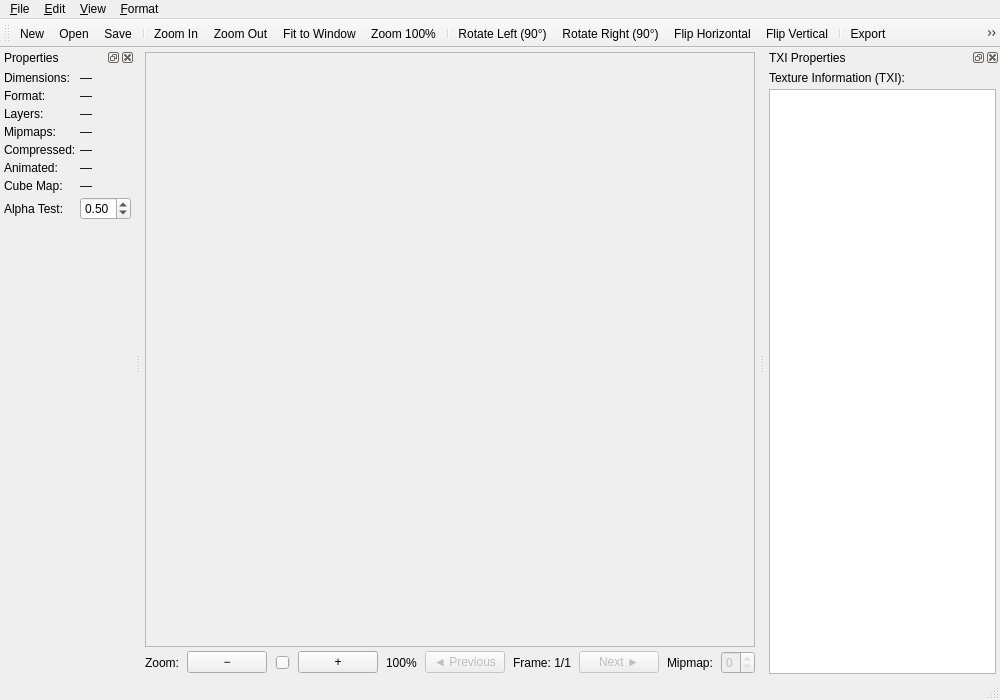
<?xml version='1.0' encoding='UTF-8'?>
<ui version="4.0">
 <class>MainWindow</class>
 <widget class="QMainWindow" name="MainWindow">
  <property name="geometry">
   <rect>
    <x>0</x>
    <y>0</y>
    <width>1000</width>
    <height>700</height>
   </rect>
  </property>
  <property name="windowTitle">
   <string>TPC Texture Editor</string>
  </property>
  <widget class="QWidget" name="centralwidget">
   <layout class="QVBoxLayout" name="mainLayout">
    <property name="spacing">
     <number>4</number>
    </property>
    <property name="leftMargin">
     <number>4</number>
    </property>
    <property name="topMargin">
     <number>4</number>
    </property>
    <property name="rightMargin">
     <number>4</number>
    </property>
    <property name="bottomMargin">
     <number>4</number>
    </property>
    <item>
     <widget class="QScrollArea" name="textureScrollArea">
      <property name="widgetResizable">
       <bool>true</bool>
      </property>
      <property name="alignment">
       <set>Qt::AlignCenter</set>
      </property>
      <widget class="QWidget" name="scrollAreaWidgetContents">
       <property name="geometry">
        <rect>
         <x>0</x>
         <y>0</y>
         <width>98</width>
         <height>27</height>
        </rect>
       </property>
       <layout class="QVBoxLayout" name="scrollAreaLayout">
        <property name="spacing">
         <number>0</number>
        </property>
        <property name="leftMargin">
         <number>0</number>
        </property>
        <property name="topMargin">
         <number>0</number>
        </property>
        <property name="rightMargin">
         <number>0</number>
        </property>
        <property name="bottomMargin">
         <number>0</number>
        </property>
        <item>
         <widget class="QLabel" name="textureLabel">
          <property name="text">
           <string />
          </property>
          <property name="alignment">
           <set>Qt::AlignCenter</set>
          </property>
          <property name="scaledContents">
           <bool>false</bool>
          </property>
         </widget>
        </item>
       </layout>
      </widget>
     </widget>
    </item>
    <item>
     <widget class="QWidget" name="controlsWidget">
      <property name="maximumHeight">
       <number>60</number>
      </property>
      <layout class="QHBoxLayout" name="controlsLayout">
       <property name="spacing">
        <number>8</number>
       </property>
       <property name="leftMargin">
        <number>0</number>
       </property>
       <property name="topMargin">
        <number>0</number>
       </property>
       <property name="rightMargin">
        <number>0</number>
       </property>
       <property name="bottomMargin">
        <number>0</number>
       </property>
       <item>
        <widget class="QLabel" name="zoomLabel">
         <property name="text">
          <string>Zoom:</string>
         </property>
        </widget>
       </item>
       <item>
        <widget class="QPushButton" name="zoomOutButton">
         <property name="text">
          <string>−</string>
         </property>
         <property name="maximumWidth">
          <number>30</number>
         </property>
        </widget>
       </item>
       <item>
        <widget class="QSlider" name="zoomSlider">
         <property name="orientation">
          <enum>Qt::Horizontal</enum>
         </property>
         <property name="minimum">
          <number>10</number>
         </property>
         <property name="maximum">
          <number>500</number>
         </property>
         <property name="value">
          <number>100</number>
         </property>
         <property name="tickPosition">
          <enum>QSlider::NoTicks</enum>
         </property>
        </widget>
       </item>
       <item>
        <widget class="QPushButton" name="zoomInButton">
         <property name="text">
          <string>+</string>
         </property>
         <property name="maximumWidth">
          <number>30</number>
         </property>
        </widget>
       </item>
       <item>
        <widget class="QLabel" name="zoomPercentLabel">
         <property name="text">
          <string>100%</string>
         </property>
         <property name="minimumWidth">
          <number>50</number>
         </property>
        </widget>
       </item>
       <item>
        <spacer name="horizontalSpacer">
         <property name="orientation">
          <enum>Qt::Horizontal</enum>
         </property>
         <property name="sizeHint" stdset="0">
          <size>
           <width>40</width>
           <height>20</height>
          </size>
         </property>
        </spacer>
       </item>
       <item>
        <widget class="QPushButton" name="framePrevButton">
         <property name="text">
          <string>◄ Previous</string>
         </property>
         <property name="enabled">
          <bool>false</bool>
         </property>
        </widget>
       </item>
       <item>
        <widget class="QLabel" name="frameInfoLabel">
         <property name="text">
          <string>Frame: 1/1</string>
         </property>
         <property name="alignment">
          <set>Qt::AlignCenter</set>
         </property>
         <property name="minimumWidth">
          <number>80</number>
         </property>
        </widget>
       </item>
       <item>
        <widget class="QPushButton" name="frameNextButton">
         <property name="text">
          <string>Next ►</string>
         </property>
         <property name="enabled">
          <bool>false</bool>
         </property>
        </widget>
       </item>
       <item>
        <spacer name="horizontalSpacer2">
         <property name="orientation">
          <enum>Qt::Horizontal</enum>
         </property>
         <property name="sizeHint" stdset="0">
          <size>
           <width>20</width>
           <height>20</height>
          </size>
         </property>
        </spacer>
       </item>
       <item>
        <widget class="QLabel" name="mipmapLabel">
         <property name="text">
          <string>Mipmap:</string>
         </property>
        </widget>
       </item>
       <item>
        <widget class="QSpinBox" name="mipmapSpinBox">
         <property name="enabled">
          <bool>false</bool>
         </property>
         <property name="minimum">
          <number>0</number>
         </property>
         <property name="maximum">
          <number>0</number>
         </property>
        </widget>
       </item>
      </layout>
     </widget>
    </item>
   </layout>
  </widget>
  <widget class="QMenuBar" name="menubar">
   <property name="geometry">
    <rect>
     <x>0</x>
     <y>0</y>
     <width>1000</width>
     <height>22</height>
    </rect>
   </property>
   <widget class="QMenu" name="menuFile">
    <property name="title">
     <string>&amp;File</string>
    </property>
    <addaction name="actionNew" />
    <addaction name="actionOpen" />
    <addaction name="actionSave" />
    <addaction name="actionSaveAs" />
    <addaction name="separator" />
    <addaction name="actionExport" />
    <addaction name="separator" />
    <addaction name="actionRevert" />
    <addaction name="separator" />
    <addaction name="actionExit" />
   </widget>
   <widget class="QMenu" name="menuEdit">
    <property name="title">
     <string>&amp;Edit</string>
    </property>
    <addaction name="actionCopy" />
    <addaction name="actionPaste" />
    <addaction name="separator" />
    <addaction name="actionRotateLeft" />
    <addaction name="actionRotateRight" />
    <addaction name="separator" />
    <addaction name="actionFlipHorizontal" />
    <addaction name="actionFlipVertical" />
   </widget>
   <widget class="QMenu" name="menuView">
    <property name="title">
     <string>&amp;View</string>
    </property>
    <addaction name="actionZoomIn" />
    <addaction name="actionZoomOut" />
    <addaction name="actionZoomFit" />
    <addaction name="actionZoom100" />
    <addaction name="separator" />
    <addaction name="actionToggleTXIEditor" />
    <addaction name="actionToggleProperties" />
   </widget>
   <widget class="QMenu" name="menuFormat">
    <property name="title">
     <string>&amp;Format</string>
    </property>
    <addaction name="actionConvertFormat" />
   </widget>
   <addaction name="menuFile" />
   <addaction name="menuEdit" />
   <addaction name="menuView" />
   <addaction name="menuFormat" />
  </widget>
  <widget class="QStatusBar" name="statusbar">
   <property name="sizeGripEnabled">
    <bool>true</bool>
   </property>
  </widget>
  <widget class="QToolBar" name="mainToolBar">
   <property name="windowTitle">
    <string>Main Toolbar</string>
   </property>
   <property name="movable">
    <bool>true</bool>
   </property>
   <property name="floatable">
    <bool>true</bool>
   </property>
   <attribute name="toolBarArea">
    <enum>TopToolBarArea</enum>
   </attribute>
   <attribute name="toolBarBreak">
    <bool>false</bool>
   </attribute>
   <addaction name="actionNew" />
   <addaction name="actionOpen" />
   <addaction name="actionSave" />
   <addaction name="separator" />
   <addaction name="actionZoomIn" />
   <addaction name="actionZoomOut" />
   <addaction name="actionZoomFit" />
   <addaction name="actionZoom100" />
   <addaction name="separator" />
   <addaction name="actionRotateLeft" />
   <addaction name="actionRotateRight" />
   <addaction name="actionFlipHorizontal" />
   <addaction name="actionFlipVertical" />
   <addaction name="separator" />
   <addaction name="actionExport" />
   <addaction name="actionConvertFormat" />
   <addaction name="separator" />
   <addaction name="actionToggleTXIEditor" />
   <addaction name="actionToggleProperties" />
  </widget>
  <widget class="QDockWidget" name="propertiesDockWidget">
   <property name="windowTitle">
    <string>Properties</string>
   </property>
   <property name="features">
    <set>QDockWidget::DockWidgetMovable|QDockWidget::DockWidgetClosable|QDockWidget::DockWidgetFloatable</set>
   </property>
   <attribute name="dockWidgetArea">
    <number>1</number>
   </attribute>
   <widget class="QWidget" name="propertiesDockWidgetContents">
    <layout class="QVBoxLayout" name="propertiesLayout">
     <property name="spacing">
      <number>4</number>
     </property>
     <property name="leftMargin">
      <number>4</number>
     </property>
     <property name="topMargin">
      <number>4</number>
     </property>
     <property name="rightMargin">
      <number>4</number>
     </property>
     <property name="bottomMargin">
      <number>4</number>
     </property>
     <item>
      <layout class="QFormLayout" name="propertiesFormLayout">
       <item row="0" column="0">
        <widget class="QLabel" name="dimensionsLabel">
         <property name="text">
          <string>Dimensions:</string>
         </property>
        </widget>
       </item>
       <item row="0" column="1">
        <widget class="QLabel" name="dimensionsValue">
         <property name="text">
          <string>—</string>
         </property>
        </widget>
       </item>
       <item row="1" column="0">
        <widget class="QLabel" name="formatLabel">
         <property name="text">
          <string>Format:</string>
         </property>
        </widget>
       </item>
       <item row="1" column="1">
        <widget class="QLabel" name="formatValue">
         <property name="text">
          <string>—</string>
         </property>
        </widget>
       </item>
       <item row="2" column="0">
        <widget class="QLabel" name="layersLabel">
         <property name="text">
          <string>Layers:</string>
         </property>
        </widget>
       </item>
       <item row="2" column="1">
        <widget class="QLabel" name="layersValue">
         <property name="text">
          <string>—</string>
         </property>
        </widget>
       </item>
       <item row="3" column="0">
        <widget class="QLabel" name="mipmapsLabel">
         <property name="text">
          <string>Mipmaps:</string>
         </property>
        </widget>
       </item>
       <item row="3" column="1">
        <widget class="QLabel" name="mipmapsValue">
         <property name="text">
          <string>—</string>
         </property>
        </widget>
       </item>
       <item row="4" column="0">
        <widget class="QLabel" name="compressedLabel">
         <property name="text">
          <string>Compressed:</string>
         </property>
        </widget>
       </item>
       <item row="4" column="1">
        <widget class="QLabel" name="compressedValue">
         <property name="text">
          <string>—</string>
         </property>
        </widget>
       </item>
       <item row="5" column="0">
        <widget class="QLabel" name="animatedLabel">
         <property name="text">
          <string>Animated:</string>
         </property>
        </widget>
       </item>
       <item row="5" column="1">
        <widget class="QLabel" name="animatedValue">
         <property name="text">
          <string>—</string>
         </property>
        </widget>
       </item>
       <item row="6" column="0">
        <widget class="QLabel" name="cubeMapLabel">
         <property name="text">
          <string>Cube Map:</string>
         </property>
        </widget>
       </item>
       <item row="6" column="1">
        <widget class="QLabel" name="cubeMapValue">
         <property name="text">
          <string>—</string>
         </property>
        </widget>
       </item>
       <item row="7" column="0">
        <widget class="QLabel" name="alphaTestLabel">
         <property name="text">
          <string>Alpha Test:</string>
         </property>
        </widget>
       </item>
       <item row="7" column="1">
        <widget class="QDoubleSpinBox" name="alphaTestSpinBox">
         <property name="decimals">
          <number>2</number>
         </property>
         <property name="minimum">
          <double>0.000000000000000</double>
         </property>
         <property name="maximum">
          <double>1.000000000000000</double>
         </property>
         <property name="singleStep">
          <double>0.010000000000000</double>
         </property>
         <property name="value">
          <double>0.500000000000000</double>
         </property>
        </widget>
       </item>
      </layout>
     </item>
     <item>
      <spacer name="propertiesVerticalSpacer">
       <property name="orientation">
        <enum>Qt::Vertical</enum>
       </property>
       <property name="sizeHint" stdset="0">
        <size>
         <width>20</width>
         <height>40</height>
        </size>
       </property>
      </spacer>
     </item>
    </layout>
   </widget>
  </widget>
  <widget class="QDockWidget" name="txiDockWidget">
   <property name="windowTitle">
    <string>TXI Properties</string>
   </property>
   <property name="features">
    <set>QDockWidget::DockWidgetMovable|QDockWidget::DockWidgetClosable|QDockWidget::DockWidgetFloatable</set>
   </property>
   <attribute name="dockWidgetArea">
    <number>2</number>
   </attribute>
   <widget class="QWidget" name="dockWidgetContents">
    <layout class="QVBoxLayout" name="txiLayout">
     <property name="spacing">
      <number>4</number>
     </property>
     <property name="leftMargin">
      <number>4</number>
     </property>
     <property name="topMargin">
      <number>4</number>
     </property>
     <property name="rightMargin">
      <number>4</number>
     </property>
     <property name="bottomMargin">
      <number>4</number>
     </property>
     <item>
      <widget class="QLabel" name="txiInfoLabel">
       <property name="text">
        <string>Texture Information (TXI):</string>
       </property>
      </widget>
     </item>
     <item>
      <widget class="QPlainTextEdit" name="txiEdit">
       <property name="font">
        <font>
         <family>Consolas</family>
         <family>Courier New</family>
         <family>monospace</family>
         <pointsize>9</pointsize>
        </font>
       </property>
      </widget>
     </item>
    </layout>
   </widget>
  </widget>
  <action name="actionNew">
   <property name="text">
    <string>&amp;New</string>
   </property>
   <property name="toolTip">
    <string>Create a new texture (Ctrl+N)</string>
   </property>
   <property name="shortcut">
    <string>Ctrl+N</string>
   </property>
  </action>
  <action name="actionOpen">
   <property name="text">
    <string>&amp;Open...</string>
   </property>
   <property name="toolTip">
    <string>Open a texture file (Ctrl+O)</string>
   </property>
   <property name="shortcut">
    <string>Ctrl+O</string>
   </property>
  </action>
  <action name="actionSave">
   <property name="text">
    <string>&amp;Save</string>
   </property>
   <property name="toolTip">
    <string>Save the texture (Ctrl+S)</string>
   </property>
   <property name="shortcut">
    <string>Ctrl+S</string>
   </property>
  </action>
  <action name="actionSaveAs">
   <property name="text">
    <string>Save &amp;As...</string>
   </property>
   <property name="toolTip">
    <string>Save the texture with a new name (Ctrl+Shift+S)</string>
   </property>
   <property name="shortcut">
    <string>Ctrl+Shift+S</string>
   </property>
  </action>
  <action name="actionRevert">
   <property name="text">
    <string>&amp;Revert</string>
   </property>
   <property name="toolTip">
    <string>Revert to the last saved version (Ctrl+R)</string>
   </property>
   <property name="shortcut">
    <string>Ctrl+R</string>
   </property>
   <property name="enabled">
    <bool>false</bool>
   </property>
  </action>
  <action name="actionExit">
   <property name="text">
    <string>E&amp;xit</string>
   </property>
   <property name="toolTip">
    <string>Close the editor (Ctrl+Q)</string>
   </property>
   <property name="shortcut">
    <string>Ctrl+Q</string>
   </property>
  </action>
  <action name="actionZoomIn">
   <property name="text">
    <string>Zoom &amp;In</string>
   </property>
   <property name="toolTip">
    <string>Zoom in (Ctrl+=)</string>
   </property>
   <property name="shortcut">
    <string>Ctrl+=</string>
   </property>
  </action>
  <action name="actionZoomOut">
   <property name="text">
    <string>Zoom &amp;Out</string>
   </property>
   <property name="toolTip">
    <string>Zoom out (Ctrl+-)</string>
   </property>
   <property name="shortcut">
    <string>Ctrl+-</string>
   </property>
  </action>
  <action name="actionZoomFit">
   <property name="text">
    <string>Fit to &amp;Window</string>
   </property>
   <property name="toolTip">
    <string>Fit texture to window (Ctrl+0)</string>
   </property>
   <property name="shortcut">
    <string>Ctrl+0</string>
   </property>
  </action>
  <action name="actionZoom100">
   <property name="text">
    <string>Zoom &amp;100%</string>
   </property>
   <property name="toolTip">
    <string>Reset zoom to 100%</string>
   </property>
  </action>
  <action name="actionRotateLeft">
   <property name="text">
    <string>Rotate &amp;Left (90°)</string>
   </property>
   <property name="toolTip">
    <string>Rotate texture 90° counter-clockwise</string>
   </property>
  </action>
  <action name="actionRotateRight">
   <property name="text">
    <string>Rotate &amp;Right (90°)</string>
   </property>
   <property name="toolTip">
    <string>Rotate texture 90° clockwise</string>
   </property>
  </action>
  <action name="actionFlipHorizontal">
   <property name="text">
    <string>Flip &amp;Horizontal</string>
   </property>
   <property name="toolTip">
    <string>Flip texture horizontally</string>
   </property>
  </action>
  <action name="actionFlipVertical">
   <property name="text">
    <string>Flip &amp;Vertical</string>
   </property>
   <property name="toolTip">
    <string>Flip texture vertically</string>
   </property>
  </action>
  <action name="actionExport">
   <property name="text">
    <string>&amp;Export...</string>
   </property>
   <property name="toolTip">
    <string>Export texture to PNG, JPEG, BMP, or TGA</string>
   </property>
  </action>
  <action name="actionConvertFormat">
   <property name="text">
    <string>&amp;Convert Format...</string>
   </property>
   <property name="toolTip">
    <string>Convert texture to a different format</string>
   </property>
  </action>
  <action name="actionToggleTXIEditor">
   <property name="text">
    <string>Toggle &amp;TXI Editor</string>
   </property>
   <property name="toolTip">
    <string>Show/hide TXI properties editor</string>
   </property>
   <property name="checkable">
    <bool>true</bool>
   </property>
   <property name="checked">
    <bool>true</bool>
   </property>
  </action>
  <action name="actionCopy">
   <property name="text">
    <string>&amp;Copy</string>
   </property>
   <property name="toolTip">
    <string>Copy texture to clipboard (Ctrl+C)</string>
   </property>
   <property name="shortcut">
    <string>Ctrl+C</string>
   </property>
  </action>
  <action name="actionPaste">
   <property name="text">
    <string>&amp;Paste</string>
   </property>
   <property name="toolTip">
    <string>Paste texture from clipboard (Ctrl+V)</string>
   </property>
   <property name="shortcut">
    <string>Ctrl+V</string>
   </property>
  </action>
  <action name="actionToggleProperties">
   <property name="text">
    <string>Toggle &amp;Properties</string>
   </property>
   <property name="toolTip">
    <string>Show/hide properties panel</string>
   </property>
   <property name="checkable">
    <bool>true</bool>
   </property>
   <property name="checked">
    <bool>true</bool>
   </property>
  </action>
 </widget>
 <resources />
 <connections />
</ui>
